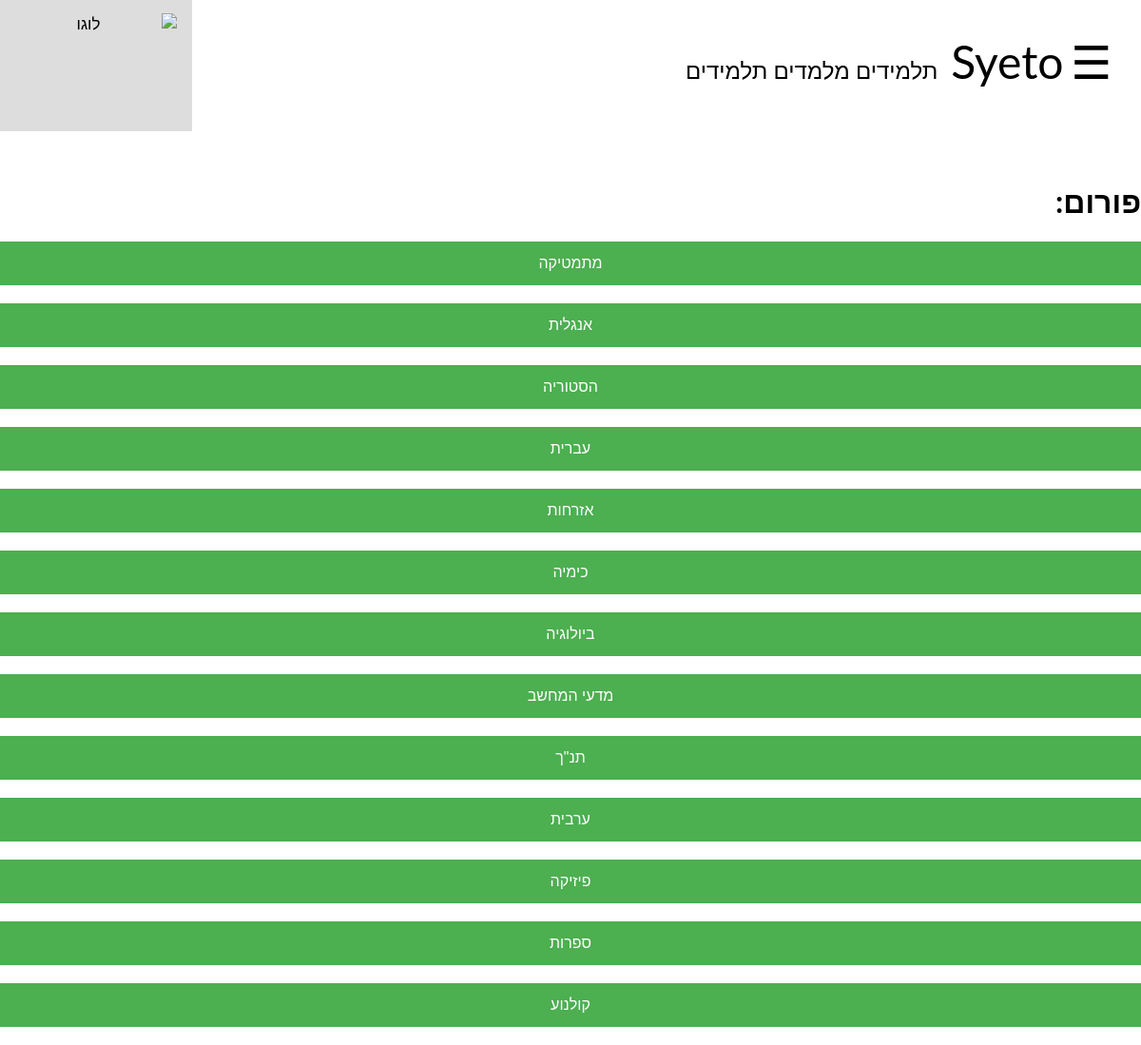
/forum_homepage (signed in), run on the app's committed database.
### tables this page shows
CREATE TABLE "forums" (
	"forum_name"	TEXT,
	"posts_IDs"	TEXT
);

### Application.py (the view)
@app.route('/forum_homepage')
def forum_homepage():
    if connected():
        return render_template('forum_homepage.html', forum_names=DataBaseFunctions.get_forum_names())
    return redirect('/')

### Application.py (called while the page is built)
def connected():
    return 'user' in session

@app.before_request
def update_lessons_offers():
    if 'user' in session:
        DataBaseFunctions.update_lessons_offers_that_have_passed(session['user'])
        DataBaseFunctions.update_lessons_offers_that_are_no_longer_relevant(session['user'])

@app.before_request
def update_last_login():
    if 'user' in session:
        DataBaseFunctions.update_last_login(session['user'])

@app.before_request
def update_lessons_requests_quantity():
    if 'user' in session:
        session['new_lessons_offers'] = DataBaseFunctions.number_of_lessons_requests(session['user'])
        session['new_messages'] = DataBaseFunctions.number_of_new_messages(session['user'])
        session['new_friend_requests'] = DataBaseFunctions.number_of_friend_requests(session['user'])
        session['lessons'] = DataBaseFunctions.number_of_lessons(session['user'])

@app.before_request
def delete_hp_note_if_nessaccery():
    if connected():
        current_url = request.url_rule
        print("Current", type(current_url))
        DataBaseFunctions.delete_hp_note_if_nessaccery(username=session['user'], current_url=current_url)

### DataBaseFunctions.py (called while the page is built)
    @staticmethod # מחזיר מחרוזת המכילה את התאריך הנוכחי
    def get_date():
        import datetime
        date = str(datetime.datetime.now()).split(' ')[0]
        date = date.split('-')
        date.reverse()
        date = '/'.join(date)
        return date

    @staticmethod # מחזירה מחרוזת המכילה את השעה הנוכחית
    def get_time():
        import datetime
        date = str(datetime.datetime.now()).split(' ')[1]
        date=date.split(':')
        return (date[0]+':'+date[1])

    @staticmethod # מחזירה מרחוזרת של שמות כל הפורומים
    def get_forum_names():
        conn = sqlite3.connect('database.db', timeout=2)
        com = conn.execute("select forum_name from forums")
        names=[]
        for row in com:
            names.append(row[0])
        return names

    @staticmethod #
    def get_lessons_offers_IDs(username):#returns a list of lessons_offers IDs according to a certain usrname
        conn = sqlite3.connect('database.db', timeout=2)
        IDs = conn.execute("select lessons_offers_IDs from users where username=?", (username,))
        for row in IDs:
            IDs = row[0]
        print("IDs=",IDs)
        try:
            return IDs.split(',')
        except:
            return []

### templates/forum_homepage.html (shortened to what this page needs)
{% extends "registeredLayout.html" %}
{% block body %}
<h1>פורום:</h1>
{% for forum_name in forum_names %}
    <button class="forum_name" onclick="location.href='/forum/{{forum_name}}'">{{forum_name}}</button><br>
{% endfor %}
{% endblock %}

### templates/forum_homepage.html (style rules this page uses)
.forum_name { display: block; width: 100%; border: none; background-color: #4CAF50; color: white; padding: 14px 28px; font-size: 16px; cursor: pointer; text-align: center; }

### templates/generalLayout.html (style rules this page uses)
body { margin: 0; font-family: Arial, Helvetica, sans-serif; }
body { font-family: "Lato", sans-serif; }
body { padding: 0px; }

### data on the page
forums: forum_name "מתמטיקה"
forums: forum_name "אנגלית"
forums: forum_name "הסטוריה"
forums: forum_name "עברית"
forums: forum_name "אזרחות"
forums: forum_name "כימיה"
forums: forum_name "ביולוגיה"
forums: forum_name "מדעי המחשב"
forums: forum_name "תנ\"ך"
forums: forum_name "ערבית"
forums: forum_name "פיזיקה"
forums: forum_name "ספרות"
forums: forum_name "קולנוע"
